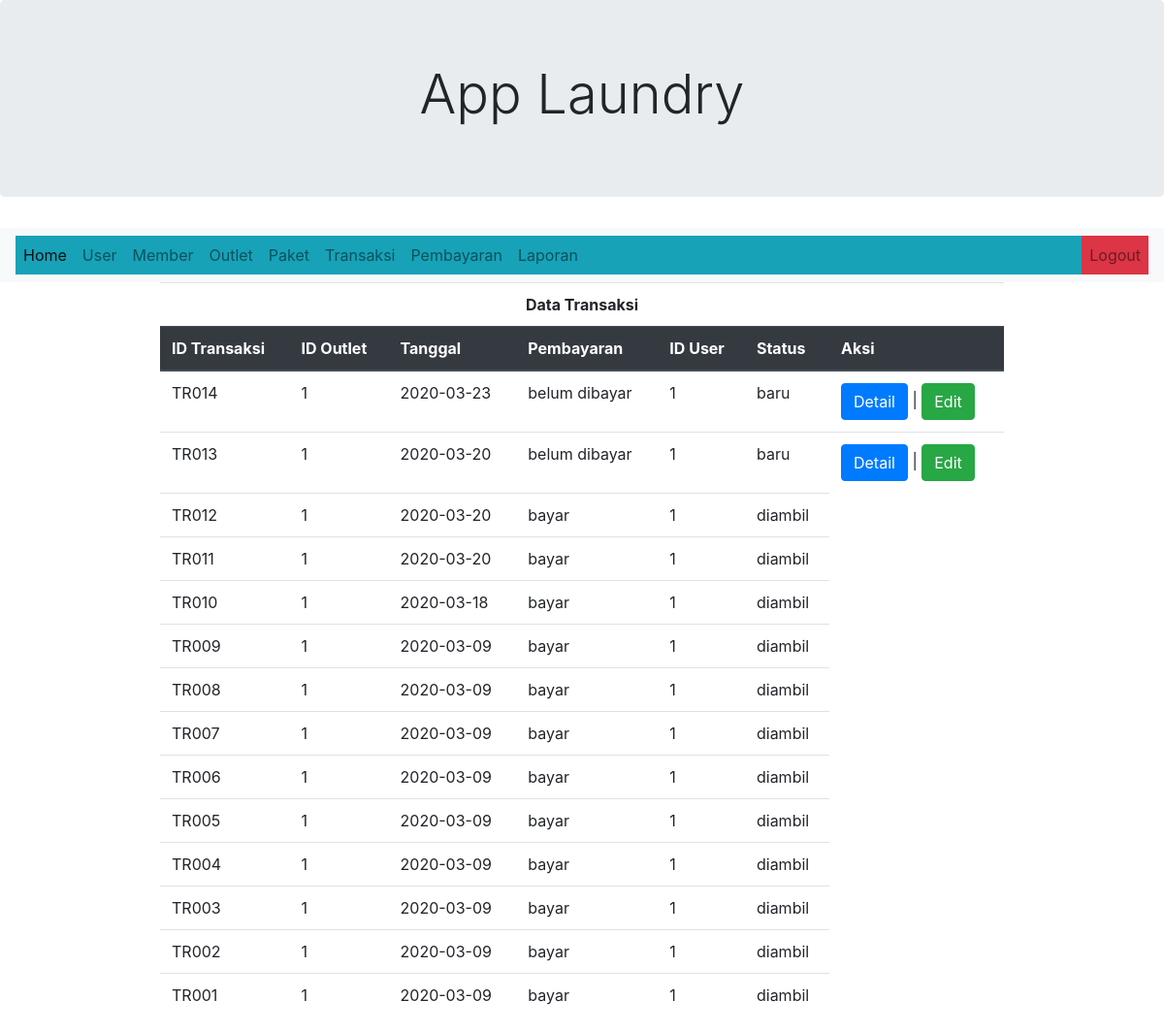
The page /admin.php?halaman=pembayaran (signed in) on the database its author committed.
### tables this page shows
CREATE TABLE `transaksi` (
  `id_transaksi` varchar(11) NOT NULL,
  `id_outlet` int(11) NOT NULL,
  `kode_invoice` varchar(11) NOT NULL,
  `id_member` int(11) NOT NULL,
  `tgl` date NOT NULL,
  `batas_waktu` date NOT NULL,
  `tgl_bayar` date NOT NULL,
  `biaya_tambahan` int(11) NOT NULL,
  `diskon` double NOT NULL,
  `pajak` int(11) NOT NULL,
  `status` varchar(20) NOT NULL,
  `dibayar` varchar(20) NOT NULL,
  `id_user` int(11) NOT NULL
);

### function/config.php (called while the page is built, shortened)
<?php
class Database
{
    public $connect;
    public function __construct()
    {
        $this->connect = mysqli_connect("localhost", "root", "", "dblaundry");
    }
    function return_db()
    {
        return $this->connect;
    }
}

### function/class.transaksi.php (called while the page is built, shortened)
<?php
include_once "config.php";
class Transaksi
{
    protected $db;
    public function __construct()
    {
        $this->db = new Database;
        $this->db = $this->db->return_db();
    }
    public function tampil_transaksi()
    {
        $query = $this->db->prepare("SELECT * FROM transaksi order by tgl desc");
        $query->execute();
        $hasil = $query->get_result();
        return $hasil;
    }
}

### halaman/pembayaran.php (the view)
<div class="col-md-9">
    <div align="center">
        <table class="table table-hover" align="center">
            <thead class="thead-dark">
                <tr>
                    <td colspan="7" align="center">
                        <strong> Data Transaksi </strong>
                    </td>
                </tr>
                <tr>
                    <th>ID Transaksi</th>
                    <th>ID Outlet</th>
                    <th>Tanggal</th>
                    <th>Pembayaran</th>
                    <th>ID User</th>
                    <th>Status</th>
                    <th>Aksi</th>
                </tr>
            </thead>
            <?php
            require_once "function/class.transaksi.php";
            $trans = new Transaksi();
            $select = $trans->tampil_transaksi();
            foreach ($select as $data) {
            ?>
                <body>
                    <tr>
                        <td><?php echo $data['id_transaksi'] ?></td>
                        <td><?php echo $data['id_outlet'] ?></td>
                        <td><?php echo $data['tgl'] ?></td>
                        <td><?php echo $data['dibayar'] ?></td>
                        <td><?php echo $data['id_user'] ?></td>
                        <td><?php echo $data['status'] ?></td>
                        <?php if ($data['status'] != 'diambil') {
                        ?>
                            <td><a href=" admin.php?halaman=pembayarandetail&id_transaksi=<?php echo $data['id_transaksi'] ?>" class="btn btn-primary">Detail</a>
                                | <a href=" admin.php?halaman=edittransaksi&id_transaksi=<?php echo $data['id_transaksi'] ?>" class="btn btn-success">Edit</a></td>
                        <?php } ?>
                    </tr>
                </body>
            <?php } ?>
        </table>
    </div>
</div>

### rows shown on the page
transaksi: id_transaksi "TR014", id_outlet "1", tgl "2020-03-23", dibayar "belum dibayar", id_user "1", status "baru"
transaksi: id_transaksi "TR013", id_outlet "1", tgl "2020-03-20", dibayar "belum dibayar", id_user "1", status "baru"
transaksi: id_transaksi "TR012", id_outlet "1", tgl "2020-03-20", dibayar "bayar", id_user "1", status "diambil"
transaksi: id_transaksi "TR011", id_outlet "1", tgl "2020-03-20", dibayar "bayar", id_user "1", status "diambil"
transaksi: id_transaksi "TR010", id_outlet "1", tgl "2020-03-18", dibayar "bayar", id_user "1", status "diambil"
transaksi: id_transaksi "TR009", id_outlet "1", tgl "2020-03-09", dibayar "bayar", id_user "1", status "diambil"
transaksi: id_transaksi "TR008", id_outlet "1", tgl "2020-03-09", dibayar "bayar", id_user "1", status "diambil"
transaksi: id_transaksi "TR007", id_outlet "1", tgl "2020-03-09", dibayar "bayar", id_user "1", status "diambil"
transaksi: id_transaksi "TR006", id_outlet "1", tgl "2020-03-09", dibayar "bayar", id_user "1", status "diambil"
transaksi: id_transaksi "TR005", id_outlet "1", tgl "2020-03-09", dibayar "bayar", id_user "1", status "diambil"
transaksi: id_transaksi "TR004", id_outlet "1", tgl "2020-03-09", dibayar "bayar", id_user "1", status "diambil"
transaksi: id_transaksi "TR003", id_outlet "1", tgl "2020-03-09", dibayar "bayar", id_user "1", status "diambil"
transaksi: id_transaksi "TR002", id_outlet "1", tgl "2020-03-09", dibayar "bayar", id_user "1", status "diambil"
transaksi: id_transaksi "TR001", id_outlet "1", tgl "2020-03-09", dibayar "bayar", id_user "1", status "diambil"
